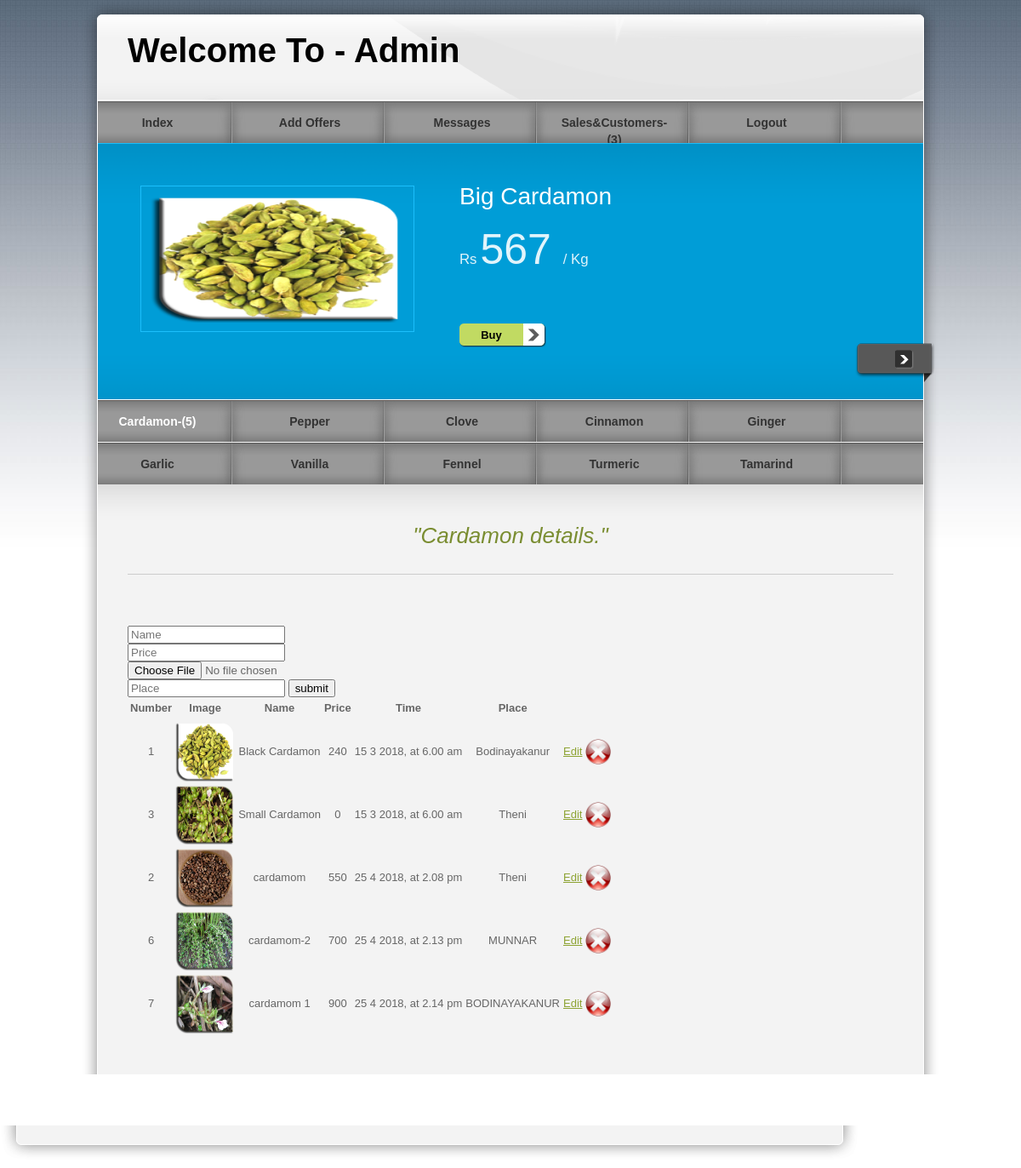
The page /pro/admin/cardamon.php on the database its author committed.
### tables this page shows
CREATE TABLE IF NOT EXISTS `offer` (
  `number` int(11) NOT NULL,
  `name` varchar(50) NOT NULL,
  `image` text NOT NULL,
  `price` varchar(50) NOT NULL,
  `time` varchar(50) NOT NULL,
  `details` varchar(100) NOT NULL,
  PRIMARY KEY (`number`)
);

CREATE TABLE IF NOT EXISTS `cardamom` (
  `number` int(50) NOT NULL AUTO_INCREMENT,
  `name` varchar(50) NOT NULL,
  `price` int(50) NOT NULL,
  `image` text NOT NULL,
  `time` varchar(50) NOT NULL,
  `place` varchar(100) NOT NULL,
  PRIMARY KEY (`number`)
);

### pro/admin/cardamon.php (the view, shortened to what this page needs)
<!DOCTYPE html PUBLIC "-//W3C//DTD XHTML 1.0 Transitional//EN" "http://www.w3.org/TR/xhtml1/DTD/xhtml1-transitional.dtd">
<head>
<link href="../templatemo_style.css" rel="stylesheet" type="text/css" />
<link href="../css/jquery.ennui.contentslider.css" rel="stylesheet" type="text/css" media="screen,projection" />
</head>
<body>
<div id="templatemo_wrapper">
    <div id="templatemo_header">
        <div id="site_title">
            <h1>Welcome To - Admin</h1>
        </div>
    </div>
    <?php
$select=mysql_query("select * from pay where status=1 ");
   $view=mysql_num_rows($select);
   ?>
  	<div id="templatemo_menu">
        <ul>
            <li><a href="admin.php" >Index</a></li>
            <li><a href="offer.php">Add Offers</a></li>
            <li><a href="msg.php">Messages</a></li>
            <li><a href="customer.php">Sales&Customers-(<?php echo $view;?>)</a></li>
            <li><a href="../logout.php">Logout</a></li>
        </ul>
    </div>
    <div id="templatemo_banner">
                <div id="one" class="contentslider">
                    <div class="cs_wrapper">
                        <div class="cs_slider">
                            <div class="cs_article">
                            	<div class="slider_content_wrapper">
                            	 <?PHP
$select=mysql_query("select * from offer where number=1 ");
$row=mysql_fetch_array($select);
 ?>
                      				<div class="right">
                                        <h2><?php echo $row['name'];?> </h2><br/>
                                        <p><big>Rs</big> <span style="font-size:50px"><?php echo $row['price'];?></span> <big> / Kg</big></p><br/>
                                        <div class="button"><a href="#">Buy</a></div>
                                    </div>
                                  <div class="left">
                                  <img src="<?php echo $row['image']; ?>" alt="Image 01" />
                                    </div>
                                </div>
                            </div>
                        </div>
                    </div>
                </div>
        </div>
         <?php
$select=mysql_query("select * from cardamom");
   $view=mysql_num_rows($select);
   ?>
        <div id="templatemo_menu">
        <ul>
            <li><a href="cardamon.php" class="current" >Cardamon-(<?php echo $view;?>)</a></li>
            <li><a href="pepper.php" >Pepper</a></li>
            <li><a href="clove.php">Clove</a></li>
            <li><a href="cinnamon.php">Cinnamon</a></li>
            <li><a href="ginger.php">Ginger</a></li>
        </ul>
    </div>
    <div id="templatemo_menu">
        <ul>
            <li><a href="garlic.php" >Garlic</a></li>
            <li><a href="vanilla.php">Vanilla</a></li>
            <li><a href="fennel.php">Fennel</a></li>
            <li><a href="turmeric.php">Turmeric</a></li>
            <li><a href="tamarind.html">Tamarind</a></li>
        </ul>
    </div>
     <div id="templatemo_main"><span class="main_top"></span>
          <p class="welcome_text">&quot;Cardamon details.&quot;</p>
<div class="form-group">
    <form id="form1" name="form1" method="post" action="" enctype="multipart/form-data" onSubmit="return(validate());">
     <div class="col-sm-2">
     <input type="text" name="name" id="name" class="form-control" placeholder="Name" required />
     <input type="text" name="price" id="price" class="form-control" placeholder="Price" required />
      <input type="file" name="image" id="image" tabindex="3" class="form-control" placeholder="Upload Photo" required/>
     <input type="text" name="place" id="place" class="form-control" placeholder="Place" required />
		 <input type="submit" name="button" value="submit" id="button" / onClick="time_get()"> </div>
		</form>
     </div>
   <table class="table">
   <thead>
      <tr>
         <th>Number</th>
         <th>Image</th>
         <th>Name</th>
                  <th>Price</th>
         <th>Time</th>
         <th>Place</th>
      </tr>
   </thead>
   <tbody>
      <tr class="danger">
 <?PHP
$select=mysql_query("select * from cardamom ");
$view=mysql_num_rows($select);
 for($i=0;$i<$view;$i++)
 {
 ?><div class="table-responsive">
 <tr>
     <td align="center"><?php echo mysql_result($select,$i,"number");?></td>
        <td align="center">
        <img src="<?php echo mysql_result($select,$i,"image");?>" width="70" height="70" /></td>
    <td align="center"><?php echo mysql_result($select,$i,"name");?></td>
    <td align="center"><?php echo mysql_result($select,$i,"price");?></td>
    <td align="center"><?php echo mysql_result($select,$i,"time");?></td>
    <td align="center"><?php echo mysql_result($select,$i,"place");?></td>
        <td align="center"><a href="cardamonupdate.php?edit=<?php echo mysql_result($select,$i,"number");?>">Edit</a>
    <td align="right"><a href="<?php $_SERVER['DOCUMENT_ROOT'];?>?del=<?php echo mysql_result($select,$i,"number");?>"><img src="../images/Close.ico" width="30" height="30"/></a>
    </td>
  </tr></center>
  <?PHP
  }
  ?>
</table>
</div>
        </div>
                   <div class="cleaner_h30"></div>
    <div id="templatemo_main_bottom"></div>
    <div id="templatemo_footer">
    </div>
</body>
</html>

### pro/templatemo_style.css (style rules this page uses)
body { margin: 0px; padding: 0px; color: #666; font-family: Helevetica,Arial,sans-serif; font-size: 13px; line-height:1.5em; background-color: #fff; background-attachment:fixed; background-image: url(images/templatemo_body.jpg); background-repeat: repeat-x; }
a, a:link, a:visited { color: #8da332; }
p { margin: 0px; padding: 0 0 10px 0; }
img { border: none; }
h1 { font-size: 40px; font-weight: bold; margin: 0 0 30px 0; padding: 5px 0; color: #000; }
h2 { font-size: 28px; font-weight: normal; line-height: 28px; margin: 0 0 30px 0; padding: 0; color: #000; }
.cleaner_h30 { clear: both; width:100%; height: 30px; }
.button a { clear: both; display: block; width: 75px; height: 24px; padding: 4px 27px 0 0; margin-top: 15px; background: url(images/templatemo_button.png) no-repeat; color: #000; font-weight: bold; text-align: center; text-decoration: none; }
#templatemo_wrapper { width: 1010px; margin: 0 auto; }
#templatemo_header { width: 900px; height: 68px; padding: 50px 55px 0; background: url(images/templatemo_header.png) no-repeat; }
#templatemo_header #site_title { float: left; width: 500px; padding: 0; }
#templatemo_header #site_title h1 { margin: 0; padding: 0; }
#templatemo_menu { width: 970px; height: 50px; padding: 0 20px; background: url(images/templatemo_menu.png) repeat-x; }
#templatemo_menu ul { margin: 0; padding: 0; list-style: none; }
#templatemo_menu ul li { padding: 0px; margin: 0px; display: inline; }
#templatemo_menu ul li a { float: left; display: block; width: 140px; height: 33px; padding: 17px 34px 0 0; margin: 0 5px 0 0 ; font-size: 14px; text-align: center; text-decoration: none; color: #333; font-weight: bold; outline: none; border: none; background: url(images/templatemo_menu_divider.png) right no-repeat; }
#templatemo_menu ul li a:hover, #templatemo_menu ul li .current { color: #fff; }
#templatemo_banner { clear: both; position: relative; width: 970px; height: 201px; padding: 50px 20px; background: url(images/templatemo_slider.png) no-repeat; }
#templatemo_main { position: relative; width: 900px; padding: 45px 55px; background: url(images/templatemo_content.png) repeat-y; }
#templatemo_main .main_top { position: absolute; top: 0; left: 20px; width: 970px; height: 45px; background: url(images/templatemo_content_top.png) no-repeat; }
#templatemo_main_bottom { width: 1010px; height: 40px; background: url(images/templatemo_content_bottom.png) no-repeat; }
.welcome_text { font-size: 26px; color: #7a8d31; font-style: italic; text-align: center; margin-bottom: 60px; padding-bottom: 30px; line-height: 30px; border-bottom: 1px solid #CCC; }
#templatemo_footer { width: 910px; padding: 0 30px 10px; text-align: center; color: #666; }

### rows shown on the page
offer: name "Big Cardamon", price "567", image (picture)
cardamom: number "1", image (picture), name "Black Cardamon", price "240", time "15 3 2018, at 6.00 am", place "Bodinayakanur"
cardamom: number "3", image (picture), name "Small Cardamon", price "0", time "15 3 2018, at 6.00 am", place "Theni"
cardamom: number "2", image (picture), name "cardamom", price "550", time "25 4 2018, at 2.08 pm", place "Theni"
cardamom: number "6", image (picture), name "cardamom-2", price "700", time "25 4 2018, at 2.13 pm", place "MUNNAR"
cardamom: number "7", image (picture), name "cardamom 1", price "900", time "25 4 2018, at 2.14 pm", place "BODINAYAKANUR"

### other values the page prints
$view "3"
$view "5"
